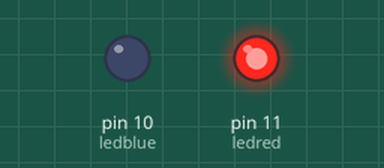
This sketch was run on a simulated Arduino Uno, built with avr-gcc and run on an emulated ATmega328P. On the bench: output pins drawn as LEDs (lit = HIGH).

Above: at 0.1 s.
At 10.1 s:
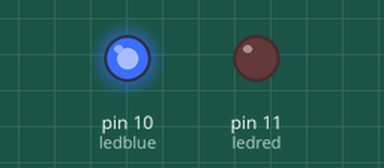
At 17.6 s:
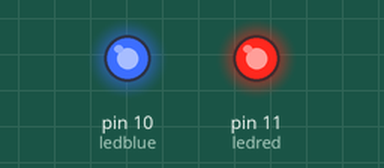
At 31.3 s:
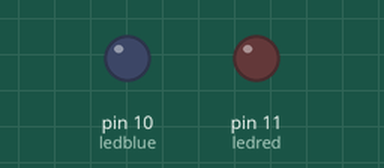
Timing chart, 0 to 40.0 s (numbered marks = the images above):
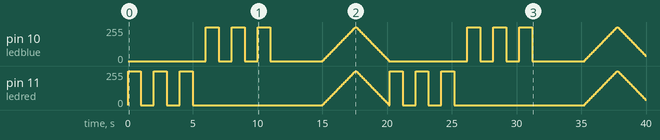

Measured:
- by itself, pin 10 (ledblue): 0/255 → 255/255 at 6.0 s, → 0/255 1.0 s later, → 255/255 1.0 s later, → 0/255 1.0 s later, … (208 changes in this stretch)
- by itself, pin 11 (ledred): 0/255 → 255/255 at 0.00 s, → 0/255 1.0 s later, → 255/255 1.0 s later, → 0/255 1.0 s later, … (208 changes in this stretch)

The sketch:

leds_sequencia.ino
```cpp
int ledred = 11;

int ledblue = 10;

void setup() {
  pinMode(ledred, OUTPUT);
  pinMode(ledblue, OUTPUT);
}

void loop() {
  blinkred();
  blinkblue();
  delay(3000);
  fade();
}

void blinkred()
{
  digitalWrite(ledred, HIGH);
  delay(1000);
  digitalWrite(ledred, LOW);
  delay(1000);
  digitalWrite(ledred, HIGH);
  delay(1000);
  digitalWrite(ledred, LOW);
  delay(1000);
  digitalWrite(ledred, HIGH);
  delay(1000);
  digitalWrite(ledred, LOW);
  delay(1000);
}

void blinkblue()
{
  digitalWrite(ledblue, HIGH);
  delay(1000);
  digitalWrite(ledblue, LOW);
  delay(1000);
  digitalWrite(ledblue, HIGH);
  delay(1000);
  digitalWrite(ledblue, LOW);
  delay(1000);
  digitalWrite(ledblue, HIGH);
  delay(1000);
  digitalWrite(ledblue, LOW);
  delay(1000);
}

void fade(){
  for(int fadeValue = 0; fadeValue <= 255; fadeValue +=5){
    analogWrite(ledred, fadeValue);
    analogWrite(ledblue, fadeValue);
    delay(50);
  }

  for(int fadeValue = 255; fadeValue >= 0; fadeValue -=5){
    analogWrite(ledred, fadeValue);
    analogWrite(ledblue, fadeValue);
    delay(50);
  }
}
```
